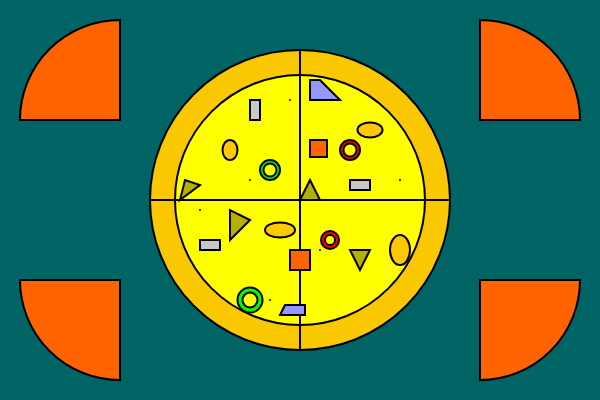
Frame 1 (no input)
Frame 60 (no input): identical to frame 1, image omitted
Frame 120 (the mouse pressed at the canvas centre since frame 60): identical to frame 1, image omitted

The p5.js sketch that drew this single still picture (run headless with seeded random() and noise() and a simulated clock; from frame 60 on, the mouse is pressed at the canvas centre):

// p5.js sketch
// ── sketch.js
function setup() {
  createCanvas(600, 400);
}

function draw() {
  background(0, 100, 100);
  
  stroke(0);
  strokeWeight(2);
  fill(250,200,0);
  circle(300, 200, 300);
   fill(255,255,0);
circle(300,200,250);

  
  line(300,350, 300,50)
  line(150,200,450,200)
  
  fill(200)
  rect(250, 100, 10,20)
  rect(350, 180, 20,10)
  rect(200, 240, 20,10)
  
  fill(180,175,0)
  triangle(230,240, 230, 210, 250,220)
  triangle(310,180, 300, 200, 320, 200)
  triangle(180, 200, 200, 185, 185, 180)
  triangle(350, 250, 370, 250, 360, 270)
  
  fill(255,200,0)
  ellipse(230, 150, 15,20)
  ellipse(400, 250, 20, 30)
  ellipse(280,230, 30, 15)
  ellipse(370, 130, 25, 15)
  
  fill(0,255,0)
  circle(270, 170, 20)
  fill(255,255,0)
  circle(270, 170, 13)
  
  fill(0,255, 0)
  circle(250,300, 25)
  fill(255, 255,0)
  circle(250,300, 15)
  
  fill(255,0,0)
  circle(350, 150, 20)
  fill(255,255,0)
  circle(350,150, 13)
  
   fill(255,0,0)
  circle(330, 240, 18)
  fill(255,255,0)
  circle(330, 240, 10);
  
  fill(150,150,255)
  quad(310, 80, 310,100, 340, 100, 320, 80)
  quad(280, 315, 285, 305, 305,305, 305, 315)
  
  fill(255,100, 0)
  square(290, 250, 20)
  square(310, 140, 17)
  
  arc(120, 120, 200, 200, PI, PI+HALF_PI, PIE)
  arc(480, 120, 200, 200, PI+HALF_PI,TWO_PI, PIE)
  arc(120, 280, 200, 200, HALF_PI, PI, PIE)
  arc(480, 280, 200, 200, 0, HALF_PI, PIE)
  
 point (250, 180)
  point(320, 250)
 point(400, 180)
  point(290, 100)
  point(270, 300)
  point(200, 210)
  
  
}
